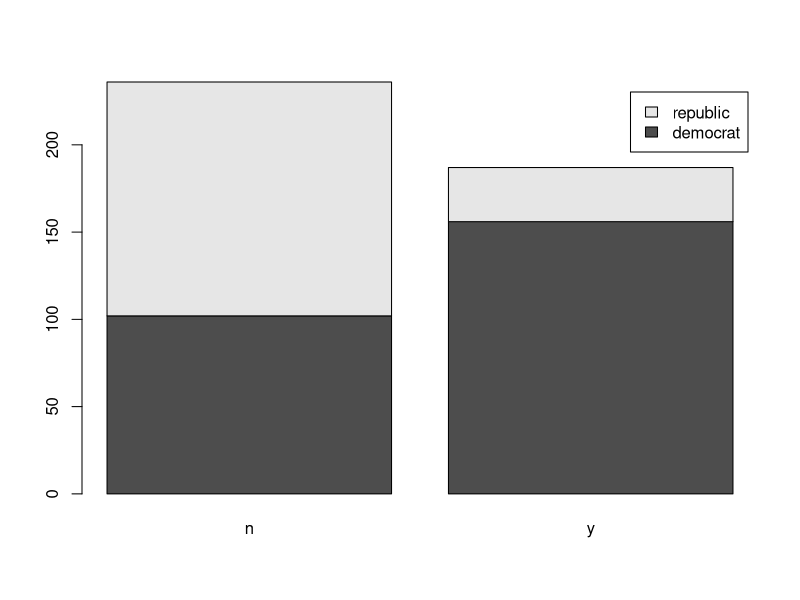
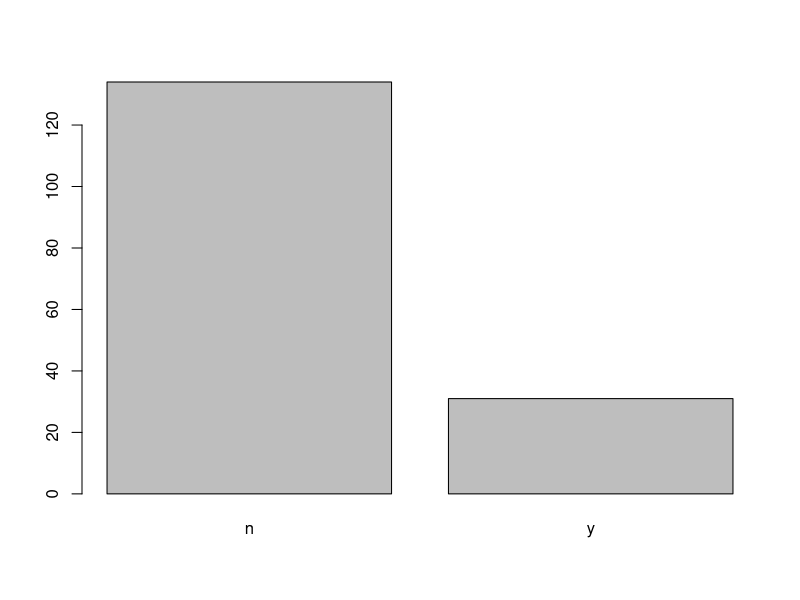
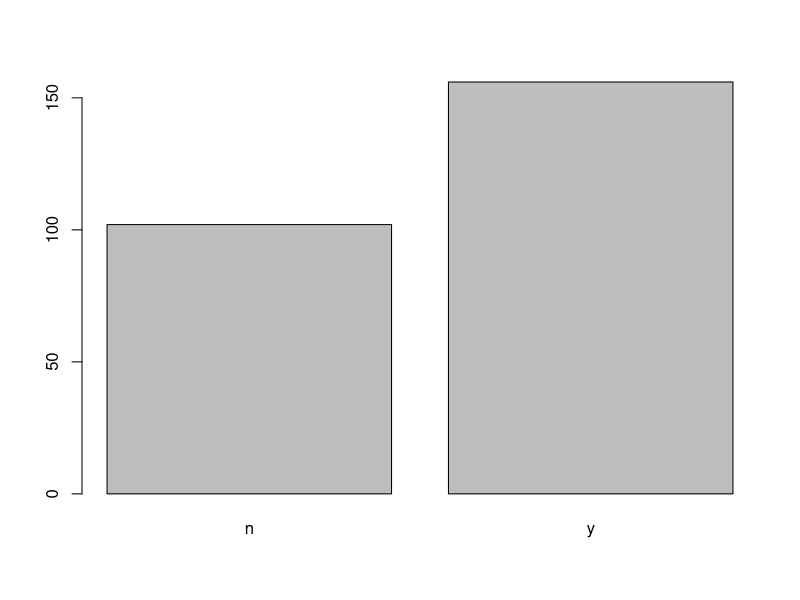
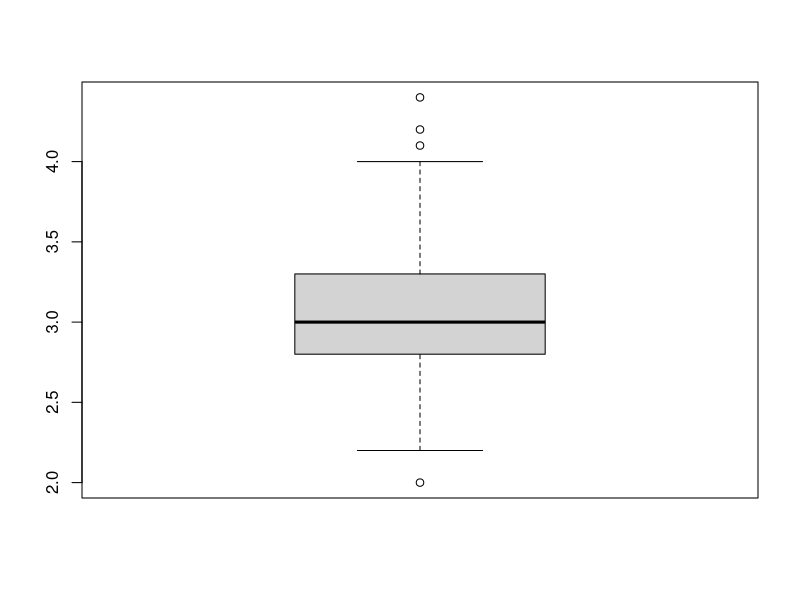
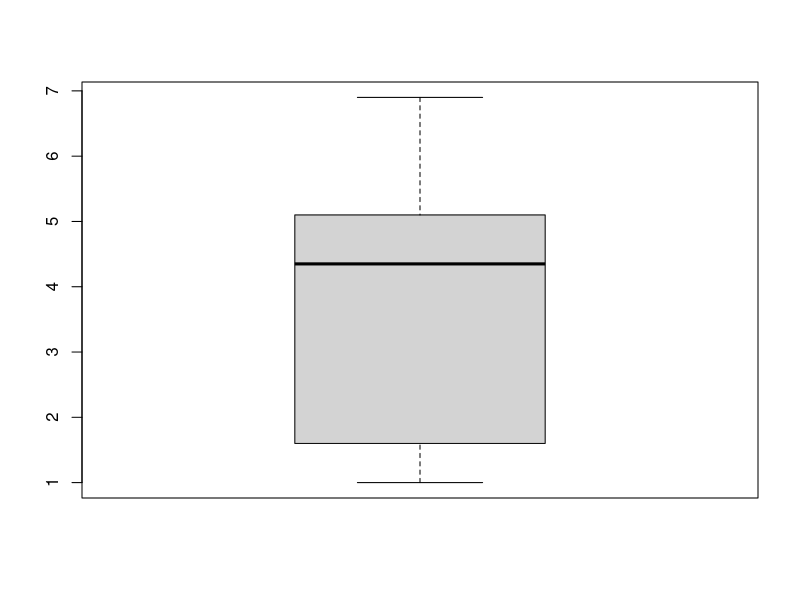

Reproduce these figures in R, in order.
setwd("E:/ExcelR/R/Naive Bayes/sms_spam.csv")
library(mlbench)
data("HouseVotes84")
View(HouseVotes84)
help("HouseVotes84")
summary(HouseVotes84)

barplot(table(as.factor(HouseVotes84[,1]),as.factor(HouseVotes84[,2])),legend=c("democrat","republic"))
plot(as.factor(HouseVotes84[HouseVotes84$Class=="republican",2]))
plot(as.factor(HouseVotes84[HouseVotes84$Class=="democrat",2]))

str(HouseVotes84)
train_x<-HouseVotes84[,c()]

# na values by column and class

na_by_col_class<-function(col,cls){
  return(sum(is.na(HouseVotes84[,col]) & HouseVotes84$Class==cls))
}

na_by_col_class("V1","democrat")
na_by_col_class("V1","republican")

p_y_col_class<-function(col,class){
  sum_y<-sum(HouseVotes84[,col]=="y" & HouseVotes84$Class==class,na.rm = T)
  sum_n<-sum(HouseVotes84[,col]=="n" & HouseVotes84$Class==class,na.rm = T)
  return (sum_y/(sum_y+sum_n))
}
p_y_col_class(2,'democrat')  
p_y_col_class(2,'republican')
na_by_col_class(2,'democrat')
na_by_col_class(2,'republican')


# imputing missing values 

set.seed(3)
train<-order(runif(290))
test<--train
training<-HouseVotes84[train,]
testing<-HouseVotes84[test,]
#train_X<-training[,-1]
#train_Y<-training[,1]
#test_X<-testing[,-1]
#test_Y<-testing[,1]

library(e1071)
model<-naiveBayes(training$Class~.,data=training)
pred<-predict(model,newdata = testing[,-1])
mean(pred==testing[,1])

acc<-NULL


for (i in 1:20){train<-order(runif(350))
set.seed(350)
test<--train
training<-HouseVotes84[train,]
testing<-HouseVotes84[test,]
model<-naiveBayes(training$Class~.,data=training[,-1])
pred<-predict(model,testing[,-1])
acc<-c(acc,mean(pred==testing[,1]))

}
acc



# Naive Bayes for the continuous data

data()
data("iris")
table(iris[,5])
View(iris3)
str(iris)
set.seed(135)
train<-order(runif(135))
t1<-train
t2<-train
test<--train
training<-iris[train,]
testing<-iris[test,]
table(training[,5])
library(e1071)
model_iris<-naiveBayes(training$Species~.,data = training[,-5])
pred_species<-predict(model_iris,testing[,-5])
mean(pred_species==testing[,5])
table(pred_species)
table(testing[,5])

boxplot(iris$Sepal.Width)
boxplot(iris$Petal.Length)
summary(iris$Petal.Length)
